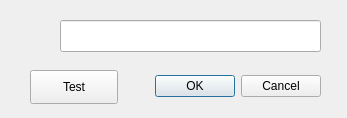
<?xml version="1.0" encoding="UTF-8"?>
<ui version="4.0">
 <class>getNumber</class>
 <widget class="QDialog" name="getNumber">
  <property name="geometry">
   <rect>
    <x>0</x>
    <y>0</y>
    <width>347</width>
    <height>118</height>
   </rect>
  </property>
  <property name="windowTitle">
   <string>Dialog</string>
  </property>
  <widget class="QDialogButtonBox" name="buttonBox">
   <property name="geometry">
    <rect>
     <x>0</x>
     <y>70</y>
     <width>321</width>
     <height>32</height>
    </rect>
   </property>
   <property name="orientation">
    <enum>Qt::Horizontal</enum>
   </property>
   <property name="standardButtons">
    <set>QDialogButtonBox::Cancel|QDialogButtonBox::Ok</set>
   </property>
  </widget>
  <widget class="QLineEdit" name="lineEdit">
   <property name="geometry">
    <rect>
     <x>60</x>
     <y>20</y>
     <width>261</width>
     <height>32</height>
    </rect>
   </property>
  </widget>
  <widget class="QPushButton" name="pushButton">
   <property name="geometry">
    <rect>
     <x>30</x>
     <y>70</y>
     <width>88</width>
     <height>34</height>
    </rect>
   </property>
   <property name="text">
    <string>Test</string>
   </property>
  </widget>
 </widget>
 <resources/>
 <connections>
  <connection>
   <sender>buttonBox</sender>
   <signal>accepted()</signal>
   <receiver>getNumber</receiver>
   <slot>accept()</slot>
   <hints>
    <hint type="sourcelabel">
     <x>248</x>
     <y>254</y>
    </hint>
    <hint type="destinationlabel">
     <x>157</x>
     <y>274</y>
    </hint>
   </hints>
  </connection>
  <connection>
   <sender>buttonBox</sender>
   <signal>rejected()</signal>
   <receiver>getNumber</receiver>
   <slot>reject()</slot>
   <hints>
    <hint type="sourcelabel">
     <x>316</x>
     <y>260</y>
    </hint>
    <hint type="destinationlabel">
     <x>286</x>
     <y>274</y>
    </hint>
   </hints>
  </connection>
 </connections>
</ui>
